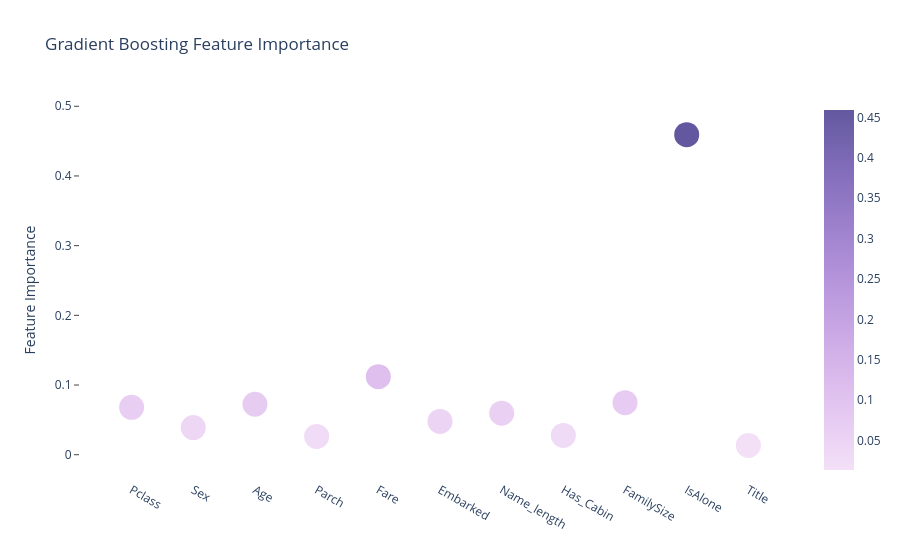

Write notebook code for a chart like this one.
### Code cell
# Scatter plot 
trace = go.Scatter(
    y = feature_dataframe['Gradient Boost feature importances'].values,
    x = feature_dataframe['features'].values,
    mode='markers',
    marker=dict(
        sizemode = 'diameter',
        sizeref = 1,
        size = 25,
#       size= feature_dataframe['AdaBoost feature importances'].values,
        #color = np.random.randn(500), #set color equal to a variable
        color = feature_dataframe['Gradient Boost feature importances'].values,
        colorscale='Purp',
        showscale=True
    ),
    text = feature_dataframe['features'].values
)
data = [trace]

layout= go.Layout(
    autosize= True,
    paper_bgcolor='rgba(0,0,0,0)',
    plot_bgcolor='rgba(0,0,0,0)',
    title= 'Gradient Boosting Feature Importance',
    hovermode= 'closest',
#     xaxis= dict(
#         title= 'Pop',
#         ticklen= 5,
#         zeroline= False,
#         gridwidth= 2,
#     ),
    yaxis=dict(
        title= 'Feature Importance',
        ticklen= 5,
        gridwidth= 2,
        mirror=True,
        ticks='outside',
        showline=True
    ),
    showlegend= False
)
fig = go.Figure(data=data, layout=layout)
py.iplot(fig,filename='scatter2010')

### Figure 1 — Plotly figure (JSON) as saved in the notebook; plotly's stock layout.template omitted (floating-point values rounded to 4 significant figures)
{"data": [{"marker": {"color": [0.06796, 0.03889, 0.07238, 0.02629, 0.1119, 0.04779, 0.05966, 0.02775, 0.07463, 0.4593, 0.0134], "colorscale": [[0.0, "rgb(243, 224, 247)"], [0.1667, "rgb(228, 199, 241)"], [0.3333, "rgb(209, 175, 232)"], [0.5, "rgb(185, 152, 221)"], [0.6667, "rgb(159, 130, 206)"], [0.8333, "rgb(130, 109, 186)"], [1.0, "rgb(99, 88, 159)"]], "showscale": true, "size": 25, "sizemode": "diameter", "sizeref": 1}, "mode": "markers", "text": ["Pclass", "Sex", "Age", "Parch", "Fare", "Embarked", "Name_length", "Has_Cabin", "FamilySize", "IsAlone", "Title"], "type": "scatter", "x": ["Pclass", "Sex", "Age", "Parch", "Fare", "Embarked", "Name_length", "Has_Cabin", "FamilySize", "IsAlone", "Title"], "y": [0.06796, 0.03889, 0.07238, 0.02629, 0.1119, 0.04779, 0.05966, 0.02775, 0.07463, 0.4593, 0.0134]}], "layout": {"autosize": true, "hovermode": "closest", "paper_bgcolor": "rgba(0,0,0,0)", "plot_bgcolor": "rgba(0,0,0,0)", "showlegend": false, "title": {"text": "Gradient Boosting Feature Importance"}, "yaxis": {"gridwidth": 2, "mirror": true, "showline": true, "ticklen": 5, "ticks": "outside", "title": {"text": "Feature Importance"}}}}
